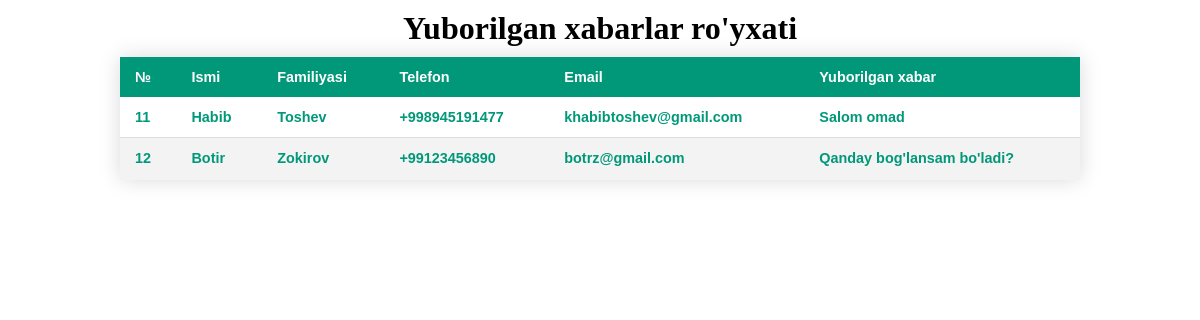
/xabarlar/, run on the app's committed database.
### contacts/models.py (models this page shows, shortened)
class Contact(models.Model):
    first_name = models.CharField(max_length=100)
    last_name = models.CharField(max_length=100)
    phone_number = models.CharField(max_length=100)
    email = models.EmailField()
    message = models.TextField()
    created_time = models.DateTimeField(auto_now_add=True)
    active = models.BooleanField(default=True)

### contacts/views.py (the view)
# urls.py: path('xabarlar/', ContactListView.as_view(), name='contacts_list'),
class ContactListView(ListView):
    model = Contact
    template_name = 'contacts_list.html'
    context_object_name = 'contacts'
    def get_queryset(self):
        return Contact.objects.filter(active=True).order_by('id')

### templates/contacts_list.html (shortened to what this page needs)
{% extends 'base.html' %}
{% load static %}
{% block content %}
    <h1 style="text-align: center; padding: 10px;">Yuborilgan xabarlar ro'yxati</h1>
    <table class="styled-table">
        <thead>
            <tr class="table-head">
                <th>№</th>
                <th>Ismi</th>
                <th>Familiyasi</th>
                <th>Telefon</th>
                <th>Email</th>
                <th>Yuborilgan xabar</th>
            </tr>
        </thead>
        <tbody>
            {% for contact in contacts %}
                <tr class="active-row">
                    <td>{{ contact.id }}</td>
                    <td>{{ contact.first_name }}</td>
                    <td>{{ contact.last_name }}</td>
                    <td>{{ contact.phone_number }}</td>
                    <td>{{ contact.email }}</td>
                    <td>{{ contact.message }}</td>
                </tr>
            {% endfor %}
        </tbody>
    </table>
{% endblock content %}

### templates/base.html (shortened to what this page needs)
<!DOCTYPE html>
{% load static %}
<html lang="en">
<head>
    <link rel="stylesheet" href="{% static 'css/base.css' %}">
</head>
<body>
    {% block content %}
    {% endblock content %}
</body>
</html>

### static/css/base.css (style rules this page uses)
.styled-table { border-collapse: collapse; margin: 25px 0; font-size: 0.9em; font-family: sans-serif; width: 80%; margin: auto; box-shadow: 0 0 20px rgba(0, 0, 0, 0.15); }
.styled-table thead tr { background-color: #009879; color: #ffffff; text-align: left; }
.styled-table th, .styled-table td { padding: 12px 15px; }
.styled-table tbody tr { border-bottom: 1px solid #dddddd; }
.styled-table tbody tr:nth-of-type(even) { background-color: #f3f3f3; }
.styled-table tbody tr:last-of-type { border-bottom: 2px solid #f3f3f3; }
.styled-table tbody tr.active-row { font-weight: bold; color: #009879; }
* { margin: 0; padding: 0; box-sizing: border-box; }

### data on the page
Contact: id "11", first_name "Habib", last_name "Toshev", phone_number "+998945191477", email "khabibtoshev@gmail.com", message "Salom omad"
Contact: id "12", first_name "Botir", last_name "Zokirov", phone_number "+99123456890", email "botrz@gmail.com", message "Qanday bog'lansam bo'ladi?"
